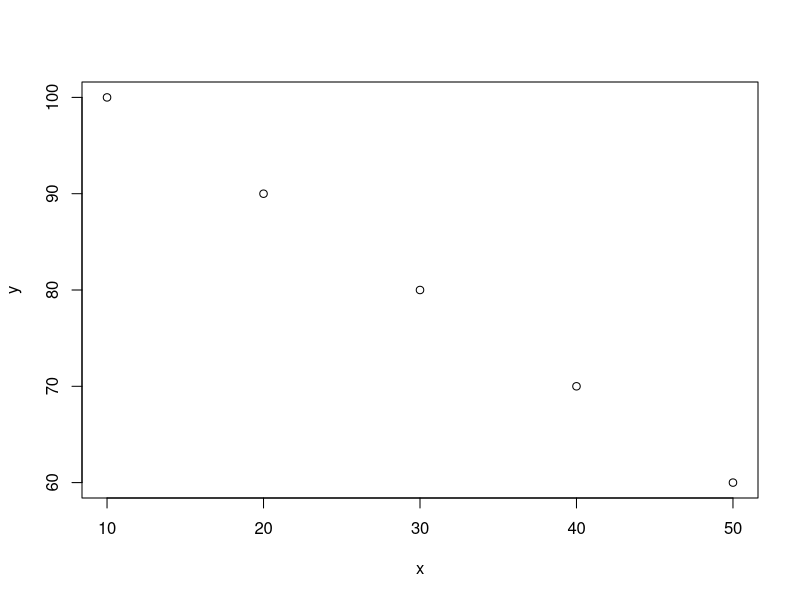
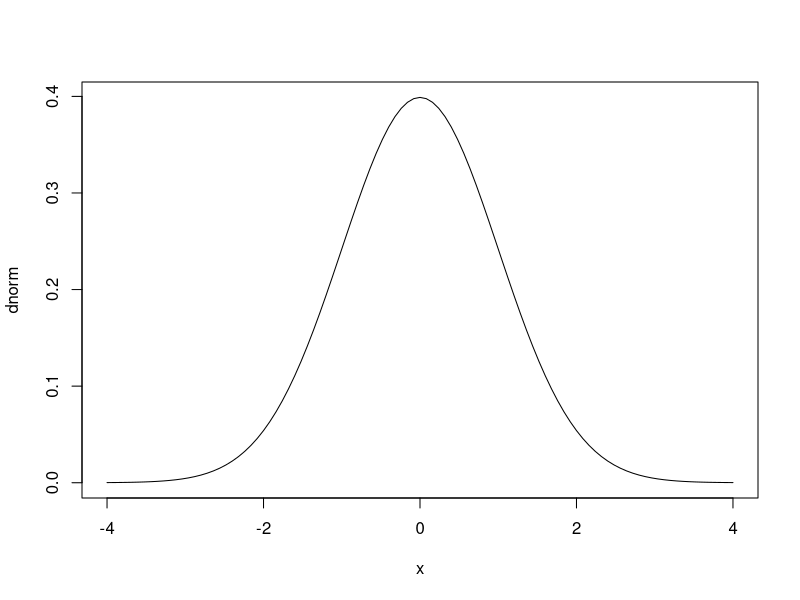

Reproduce these figures in R, in order. (Note: a time limit stopped this script after it produced the figures.)
# Databricks notebook source
x <- c(10, 20, 30, 40, 50)
y <- c(100, 90, 80, 70, 60)

plot(x, y)

# COMMAND ----------

plot(dnorm, -4, 4)

# COMMAND ----------

for (i in 1 : 180)
{
  zip <- paste0(as.character(sample(10000:99999, 1)), "-", as.character(sample(1000:9999, 1)), "\n")
  cat(noquote(zip))
  Sys.sleep(60)
}

# COMMAND ----------

cat(noquote("Subu"))
cat(noquote("Swayam"))

# COMMAND ----------

# Nice, you did a keep cluster active script in two different languages!
